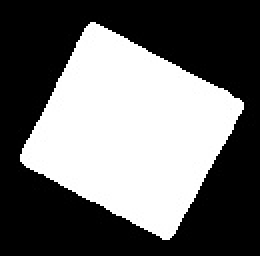
#> input picture img/tmp22.jpg, 130 x 128 px (shown 2 times larger)
$ python rotate_image.py
#> lines starting #> are read from the running program, lines starting #| are printed output that depends on the picture; after the words box and inside, x2 and y2 are one past the last pixel; in counts of white or black regions, pixels touching at a corner belong together; long printed decimals are rounded
import cv2
import numpy as np
import math

image = cv2.imread("./img/tmp22.jpg")
#> image is the input picture: shape (128, 130, 3); min 0, max 255, mean 107.3
print(f"image.shape : {image.shape}" )
#| image.shape : (128, 130, 3)
gray = cv2.cvtColor(image , cv2.COLOR_BGR2GRAY)

kernel = cv2.getStructuringElement(cv2.MORPH_RECT, (5,5))
coner_image = cv2.morphologyEx(gray , cv2.MORPH_CLOSE , kernel=kernel , iterations=10)
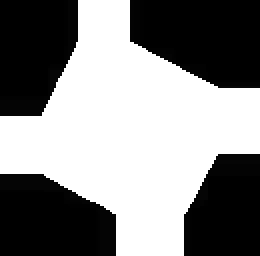
#> coner_image: shape (128, 130) (shown 2 times larger); min 0, max 255, mean 134.1
# 검출할 코너의 영역 설정(영역에 따라 코너 점이 달라질 수도 있어서 이부분에 대한 조치필요)
HEIGHT , WIDTH =  list(map(lambda x : int(x) , (image.shape[0]*0.2 , image.shape[1]*0.5)))
#> HEIGHT = 25; WIDTH = 65
coner_image = gray[:HEIGHT , :WIDTH]
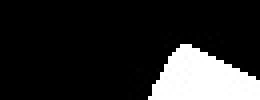
#> coner_image: shape (25, 65) (shown 4 times larger); min 0, max 255, mean 41

# [14 lines of commented-out code are left out]
corners = cv2.goodFeaturesToTrack(coner_image, 1, qualityLevel=0.5 , minDistance=1) # numpy type 반환
#> corners = [[46, 11]]
corners = np.int32(corners)
CornerPoint = corners.squeeze()
#> CornerPoint = [46, 11]
corner_x , corner_y= CornerPoint
#> corner_x = 46; corner_y = 11

# # 값이 255 이면서 , X값이 WIDTH-1 일때 여러개의 y값들 중에서 가장 작을 때의 좌표값 구하기 # SecondPoint
# 이때 X값이 WIDTH-1일때만 비교하면 오차가 심해질 수 있음.
y, x = np.where(coner_image ==255)
#> y = 194 values from 11 to 24; x = 194 values, max 64 at index 107, min 37 at index 167, mean 50.44

RightX_index = np.where(x == WIDTH-1)
#> RightX_index = ([107, 147, 193],)
RightY = min(y[RightX_index])
#> RightY = 20
SecondPoint = (WIDTH-1 , RightY)
#> SecondPoint = (64, 20)
angle = math.atan2(-(SecondPoint[1] - CornerPoint[1]) , SecondPoint[0] - CornerPoint[0])*180/math.pi
#> angle = -26.57
print("angle : " , math.atan2(-(SecondPoint[1] - CornerPoint[1]) , SecondPoint[0] - CornerPoint[0])*180/math.pi)
#| angle :  -26.565


if angle < 0 : # 코너점이 최상단점 (y값이 가장 작을때 )
    min_y = min(y)
#> min_y = 11
    min_y_index = np.where(y==min_y)
#> min_y_index = ([0, 1],)
    min_x = min(x[min_y_index])
#> min_x = 45
    angle = math.atan2(-(SecondPoint[1] - min_y) , SecondPoint[0] - min_x)*180/math.pi
#> angle = -25.35
    TopPoint = (min_x , min_y)
#> TopPoint = (45, 11)

    candidate = range(WIDTH-8 ,WIDTH)
    fianl_angle = 0
    for i in candidate:

        RightX_index = np.where(x == i)
        RightY = min(y[RightX_index])
        SecondPoint = (i , RightY)
        angle = math.atan2(-(SecondPoint[1] - TopPoint[1]) , SecondPoint[0] - TopPoint[0])*180/math.pi
        if abs(fianl_angle) < abs(angle):
            fianl_angle = angle
        print("for 문 angle : " , math.atan2(-(SecondPoint[1] - TopPoint[1]) , SecondPoint[0] - TopPoint[0])*180/math.pi)
#> this loop made 8 passes
#> (RightX_index, RightY, SecondPoint, angle, fianl_angle) on passes 1, 3: (([50, 66, 85, 103, 142, 186],), 17, (57, 17), -26.57, -26.57), (([104, 144, 163, 188],), 20, (59, 20), -32.74, -32.74)
#> (RightX_index, RightY, SecondPoint, angle) on passes 2, 4, 5, 6, 7, 8: (([51, 67, 86, 123, 143, 162, 187],), 17, (58, 17), -24.78), (([68, 87, 124, 164, 189],), 18, (60, 18), -25.02), (([69, 125, 165, 190],), 18, (61, 18), -23.63), (([88, 105, 126, 145, 166, 191],), 19, (62, 19), -25.2), (([106, 146, 192],), 20, (63, 20), -26.57), (([107, 147, 193],), 20, (64, 20), -25.35)
#| for 문 angle :  -26.565
#| for 문 angle :  -24.775
#| for 문 angle :  -32.735
#| for 문 angle :  -25.017
#| for 문 angle :  -23.629
#| for 문 angle :  -25.201
#| for 문 angle :  -26.565
#| for 문 angle :  -25.346
#> after the loop, fianl_angle = -32.74

    print("new_angle : " , fianl_angle)
#| new_angle :  -32.735
    print(f"CornerPoint : {CornerPoint}")
#| CornerPoint : [46 11]
    print(f"top Point : {TopPoint} " )
#| top Point : (45, 11)
    print(f"SecondPoint : {SecondPoint}")
#| SecondPoint : (64, 20)
    ## 끝점 구하기
    RightSidePoint = image.shape[1]-1 , ((image.shape[1]-1) - TopPoint[0])*math.tan(math.radians(-fianl_angle)) + (TopPoint[1])
#> RightSidePoint = (129, 65)
    print(f"RightSidePoint : " , RightSidePoint)
#| RightSidePoint :  (129, 65.000)
    print(math.atan2(-(RightSidePoint[1]-TopPoint[1]  ) , RightSidePoint[0] - TopPoint[0])*180/math.pi)
#| -32.735
    RightSidePoint = np.int16(RightSidePoint)
#> RightSidePoint = [129, 65]
    print(90-abs(fianl_angle))
#| 57.265
    LeftSidePoint = 0 , (TopPoint[0])*math.tan(math.radians(90-abs(fianl_angle))) + TopPoint[1]
#> LeftSidePoint = (0, 81)
    print(f"LeftSidePoint : " , LeftSidePoint)
#| LeftSidePoint :  (0, 81.000)
    LeftSidePoint = np.int16(LeftSidePoint)
#> LeftSidePoint = [0, 80]

    ## 길이 확인
    print("RightSide와 TopPoint 길이 : " , math.sqrt( ((RightSidePoint[0])-TopPoint[0])**2 + (RightSidePoint[1] - TopPoint[1])**2))
#| RightSide와 TopPoint 길이 :  99.860
    print("LeftSide와 TopPoint  길이 : " , math.sqrt((LeftSidePoint[0]-TopPoint[0])**2 + (LeftSidePoint[1]- TopPoint[1])**2))
#| LeftSide와 TopPoint  길이 :  82.377


    ## 시각화
    # cv2.circle(image , (WIDTH-1 , RightY) , 3 , (255,0,0) , -1)
    cv2.circle(image , (WIDTH,HEIGHT) , 1 , (0,0,255) , -1)
#> image: shape (128, 130, 3); 0.03% of pixels changed, all inside (x1, y1, x2, y2) = (64, 24, 67, 27)
    cv2.circle(image , TopPoint , 1 , (0,0,255) , -1)
#> image: shape (128, 130, 3); mean B, G, R 107.2, 107.2, 107.3
    cv2.circle(image , RightSidePoint , 1 , (255,0,0) , -1)
#> image: shape (128, 130, 3); mean B, G, R 107.2, 107.2, 107.3
    cv2.circle(image , LeftSidePoint , 1 , (255,0,0) , -1)
#> image: shape (128, 130, 3); mean B, G, R 107.3, 107.2, 107.3

    cv2.line(image , TopPoint , RightSidePoint , (0,255,0) , 1)
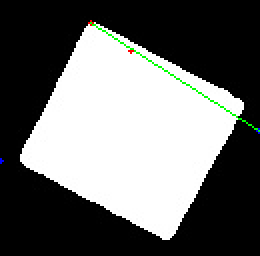
#> image: shape (128, 130, 3) (shown 2 times larger); mean B, G, R 106.2, 107.4, 106.2
    cv2.line(image, TopPoint , LeftSidePoint , (0,255,0) , 1)
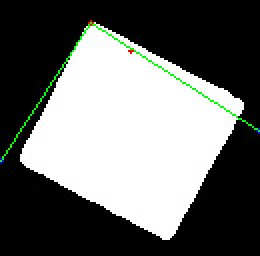
#> image: shape (128, 130, 3) (shown 2 times larger); 0.41% of pixels changed, all inside (x1, y1, x2, y2) = (0, 12, 45, 81)
else : # 코너점이 가장 좌측에 존재함. (x값이 가장 작을 때)
    min_x = min(x)
    min_x_index = np.where(x==min_x)
    min_y = min(y[min_x_index])
    angle = math.atan2(-(SecondPoint[1] - min_y) , SecondPoint[0] - min_x)*180/math.pi
    LeftPoint = (min_x , min_y)

    candidate = range(WIDTH-8 ,WIDTH)
    fianl_angle = 0
    for i in candidate:

        RightX_index = np.where(x == i)
        RightY = min(y[RightX_index])
        SecondPoint = (i , RightY)
        angle = math.atan2(-(SecondPoint[1] - LeftPoint[1]) , SecondPoint[0] - LeftPoint[0])*180/math.pi
        if abs(fianl_angle) < abs(angle):
            fianl_angle = angle
        print("for 문 angle : " , math.atan2(-(SecondPoint[1] - LeftPoint[1]) , SecondPoint[0] - LeftPoint[0])*180/math.pi)

    print("new_angle : " , fianl_angle)
    print(f"CornerPoint : {CornerPoint}")
    print(f"Left Point : {LeftPoint} " )
    print(f"SecondPoint : {SecondPoint}")

    ## 끝점 구하기

    RightSidePoint =  (LeftPoint[1])/math.sin(math.radians(angle)) , 0
    RightSidePoint2 =  (LeftPoint[1])/math.tan(math.radians(angle))+LeftPoint[0] , 0
    print(f"RightSidePoint : " , RightSidePoint)
    print(f"RightSidePoint2 : " , RightSidePoint2)
    print(math.atan2(-(RightSidePoint[1]-LeftPoint[1]  ) , RightSidePoint[0] - LeftPoint[0])*180/math.pi)
    RightSidePoint = np.int16(RightSidePoint)

    BotomPoint = (image.shape[0]-LeftPoint[1])*math.tan(math.radians(fianl_angle)) + LeftPoint[0],  image.shape[0] -1
    print(f"BotomPoint : " , BotomPoint)
    BotomPoint = np.int16(BotomPoint)

    ## 길이 확인
    print("RightSide와 LeftPoint 길이 : " , math.sqrt( ((RightSidePoint[0])-LeftPoint[0])**2 + (RightSidePoint[1] - LeftPoint[1])**2))
    print("LeftSide와 LeftPoint  길이 : " , math.sqrt((BotomPoint[0]-LeftPoint[0])**2 + (BotomPoint[1]- LeftPoint[1])**2))

    ## 시각화
    cv2.circle(image , (WIDTH-1 , RightY) , 3 , (255,0,0) , -1)
    cv2.circle(image , (WIDTH,HEIGHT) , 1 , (0,0,255) , -1)
    cv2.circle(image , LeftPoint , 1 , (0,0,255) , -1)
    cv2.circle(image , RightSidePoint , 1 , (255,0,0) , -1)
    cv2.circle(image , BotomPoint , 1 , (255,0,0) , -1)

    cv2.line(image , LeftPoint , RightSidePoint , (0,255,0) , 1)
    cv2.line(image, LeftPoint , BotomPoint , (0,255,0) , 1)


cv2.imshow("original" , image)
cv2.imshow("original2" , coner_image)
cv2.imshow("gray" , gray)


cv2.waitKey(0)
cv2.destroyAllWindows()
